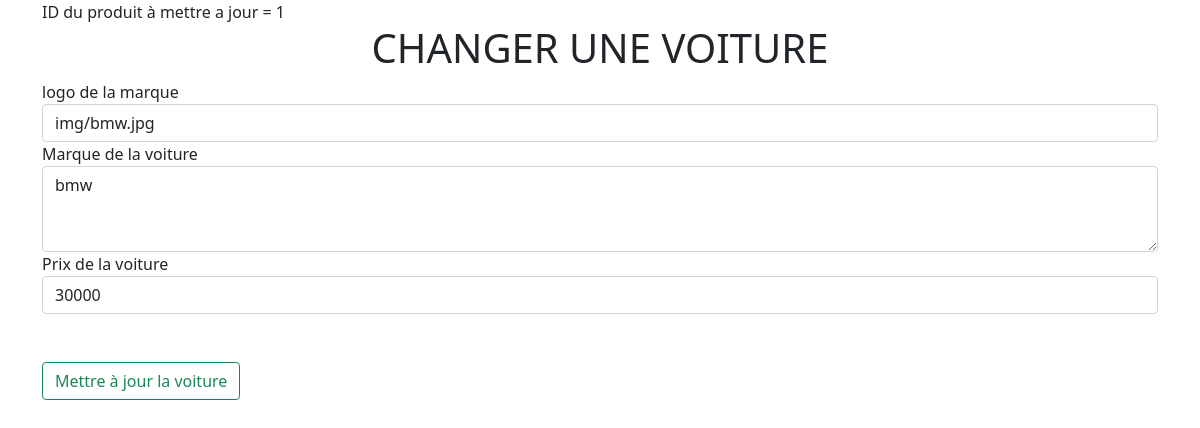
/majProduit.php?id_maj=1, run on the app's committed database.
### tables this page shows
CREATE TABLE IF NOT EXISTS `voiture` (
  `id_voiture` int(11) NOT NULL AUTO_INCREMENT,
  `logo` varchar(128) NOT NULL,
  `marque` text NOT NULL,
  `prix` decimal(10,0) NOT NULL,
  PRIMARY KEY (`id_voiture`)
);

### majProduit.php (the view, shortened to what this page needs)
<?php
    $user = "root";
    $pass = "";
    try{
            $BD = new PDO("mysql:host=localhost;dbname=ecommerce;charset=utf8", $user, $pass);
            $BD->setAttribute(PDO::ATTR_ERRMODE, PDO::ERRMODE_EXCEPTION);
    }catch(PDOException $exception){
        die("Erreur de connexion a PDO MySQL :" .$exception->getMessage());
    }
$sql = "SELECT * FROM voiture WHERE id_voiture = ?";
$requete = $BD->prepare($sql);
$mise_a_jour_id = $_GET['id_maj'];
echo "ID du produit à mettre a jour = " .$mise_a_jour_id;
$requete->bindParam(1, $mise_a_jour_id);
$requete->execute();
$resultat = $requete->fetch();
if($resultat){
?>
<h1 class="text-center">CHANGER UNE VOITURE</h1>
<form action="validermaj.php?id_maj=<?= $resultat['id_voiture'] ?>" method="post">
    <div class="form-group">
        <label for="logo">logo de la marque</label>
        <input type="text" value="<?= $resultat['logo'] ?>" class="form-control" id="logo" name="logo" required>
    </div>
    <div class="form-group">
        <label for="marque">Marque de la voiture</label>
        <textarea  rows="3" class="form-control" id="marque" name="marque" required><?= $resultat['marque'] ?></textarea>
    </div>
    <div class="form-group">
        <label for="prix">Prix de la voiture</label>
        <input type="text" value="<?= $resultat['prix'] ?>"  step="4" class="form-control" id="prix" name="prix" required>
    </div>
    <div class="form-group mt-5">
        <button type="submit" class="btn btn-outline-success">Mettre à jour la voiture</button>
    </div>
</form>
<?php
}
require "template.php";
?>

### data on the page
voiture: logo "img/bmw.jpg", marque "bmw", prix "30000"

### other printed values
$mise_a_jour_id "1"
